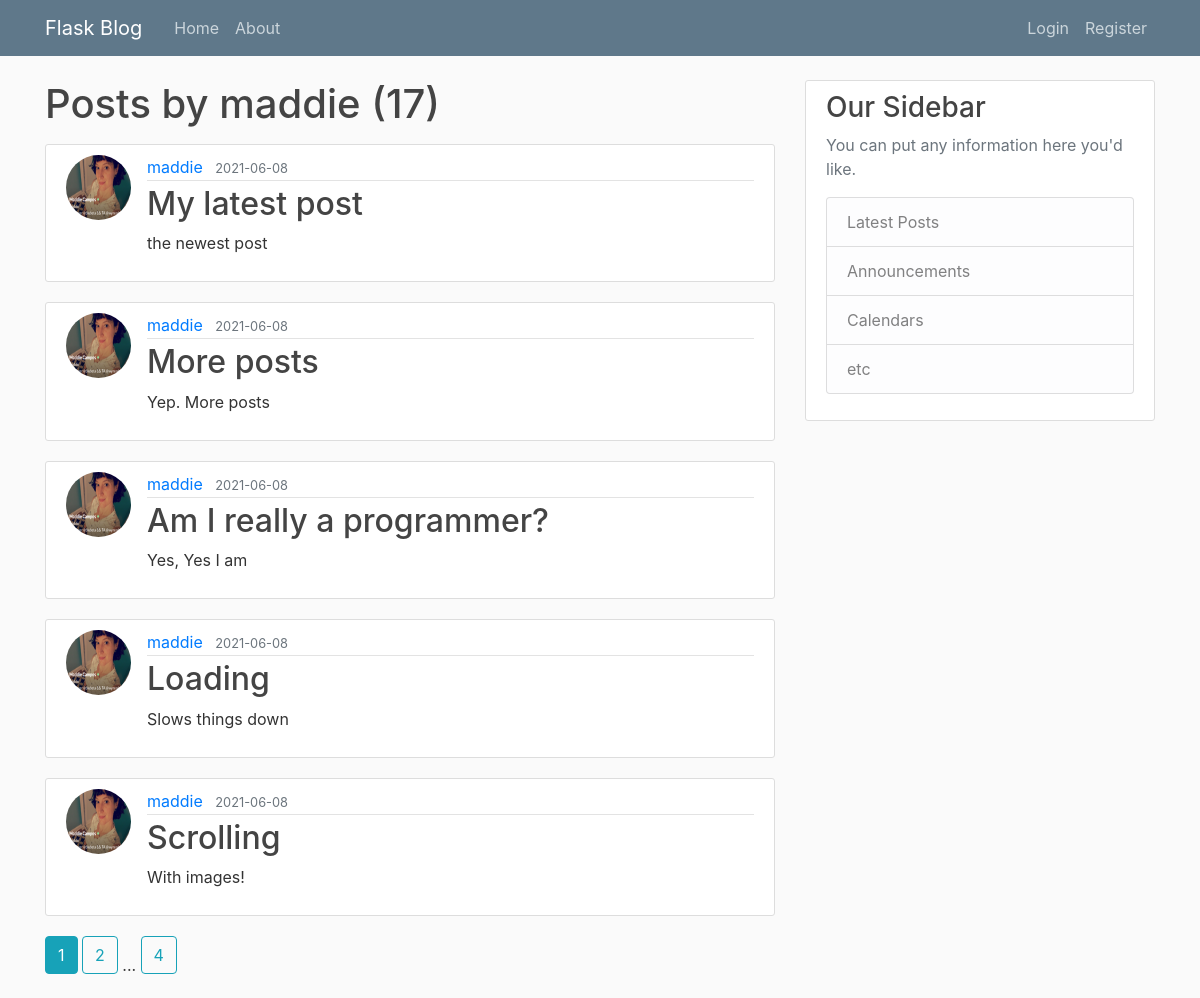
The app's page /user/maddie with its own data.
### flaskblog/models.py (models this page shows, shortened)
class User(db.Model, UserMixin):
    id = db.Column(db.Integer, primary_key=True)
    username = db.Column(db.String(20), unique=True, nullable=False)
    email = db.Column(db.String(120), unique=True, nullable=False)
    image_file = db.Column(db.String(20), nullable=False, default='default.jpg')
    password = db.Column(db.String(60), nullable=False)
    posts = db.relationship('Post', backref='author', lazy=True)

class Post(db.Model):
    id = db.Column(db.Integer, primary_key=True)
    title = db.Column(db.String(100), nullable=False)
    date_posted = db.Column(db.DateTime, nullable=False, default=datetime.utcnow)
    content = db.Column(db.Text, nullable=False)
    user_id = db.Column(db.Integer, db.ForeignKey('user.id'), nullable=False)

### flaskblog/users/routes.py (the view)
@users.route('/user/<string:username>')
def user_posts(username):
    page = request.args.get('page', 1, type=int)
    user = User.query.filter_by(username=username).first_or_404()
    posts = Post.query.filter_by(author=user)\
        .order_by(Post.date_posted.desc())\
        .paginate(page=page, per_page=5)
    return render_template('user_posts.html', posts=posts, user=user)

### flaskblog/templates/user_posts.html
{% extends "layout.html" %}
{% block content %}
    <h1 class="mb-3">Posts by {{ user.username }} ({{ posts.total }})</h1>
    {% for post in posts.items %}
        <article class="media content-section">
          <img class="rounded-circle article-img" src="{{ url_for('static', filename='profile_pics/' + post.author.image_file)}}">
          <div class="media-body">
            <div class="article-metadata">
              <a class="mr-2" href="{{ url_for('user_posts', username=post.author.username) }}">{{ post.author.username }}</a>
              <small class="text-muted">{{ post.date_posted.strftime('%Y-%m-%d') }}</small>
            </div>
            <h2><a class="article-title" href="{{ url_for('posts.post', post_id=post.id) }}">{{ post.title }}</a></h2>
            <p class="article-content">{{ post.content }}</p>
          </div>
        </article>
    {% endfor %}
    {% for page_num in posts.iter_pages(left_edge=1, right_edge=1, left_current=1, right_current=2) %}
      {% if page_num %}
          {% if posts.page == page_num %}
            <a class="btn btn-info mb-4" href="{{ url_for('users.user_posts', username=user.username, page=page_num) }}">{{ page_num }}</a>
          {% else %}
            <a class="btn btn-outline-info mb-4" href="{{ url_for('users.user_posts', username=user.username, page=page_num) }}">{{ page_num }}</a>
          {% endif %}
      {% else %}
        ...
      {% endif%}
    {% endfor %}
{% endblock content %}

### flaskblog/static/main.css (style rules this page uses)
body { background: #fafafa; color: #333333; margin-top: 5rem; }
h1, h2, h3, h4, h5, h6 { color: #444444; }
.content-section { background: #ffffff; padding: 10px 20px; border: 1px solid #dddddd; border-radius: 3px; margin-bottom: 20px; }
.article-title { color: #444444; }
.article-content { white-space: pre-line; }
.article-img { height: 65px; width: 65px; margin-right: 16px; }
.article-metadata { padding-bottom: 1px; margin-bottom: 4px; border-bottom: 1px solid #e3e3e3 }

### records on screen
User: username "maddie"
Post: image_file (picture), author.username "maddie", date_posted "2021-06-08", title "My latest post", content "the newest post"
Post: image_file (picture), author.username "maddie", date_posted "2021-06-08", title "More posts", content "Yep. More posts"
Post: image_file (picture), author.username "maddie", date_posted "2021-06-08", title "Am I really a programmer?", content "Yes, Yes I am"
Post: image_file (picture), author.username "maddie", date_posted "2021-06-08", title "Loading", content "Slows things down"
Post: image_file (picture), author.username "maddie", date_posted "2021-06-08", title "Scrolling", content "With images!"

### other values on screen
{{ posts.total }} "17"
{{ page_num }} "1"
{{ page_num }} "2" "4"
